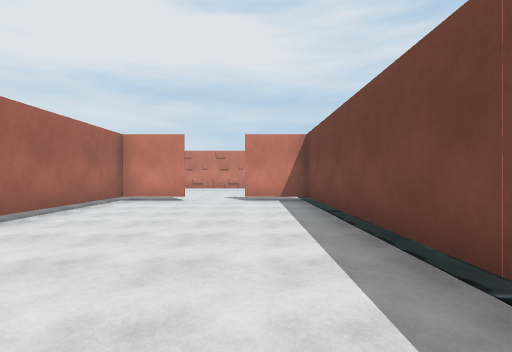
[1] (above)

24 first-person views from a walk through a scene from a Unity 3-D project. The camera is 1.4 m above the floor, looks level and sees 85° across. The floor is counted in squares, 2 m on a side. Each view is taken from the middle of a square. On the plan, view 1 faces up. The plan holds only what a view shows up to about 9 squares ahead; the rest is blank. The place goes on beyond the plan. The player is left out. Some surface patterns are stand-ins.

[2]
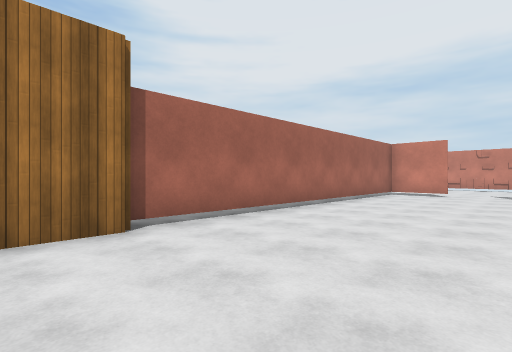

[3]
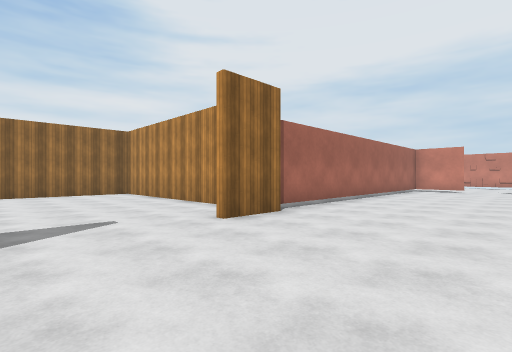

[4]
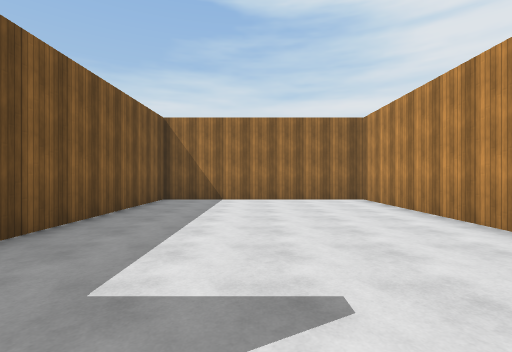

[5]
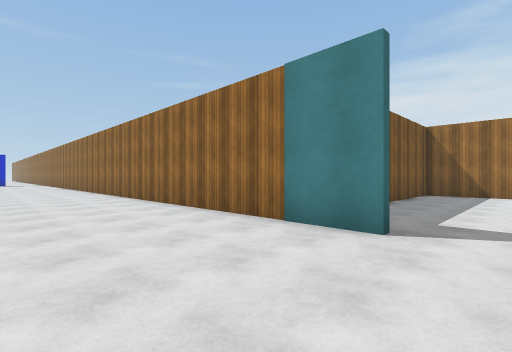

[6]
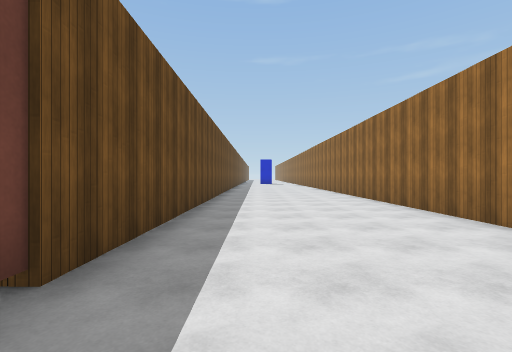

[7]
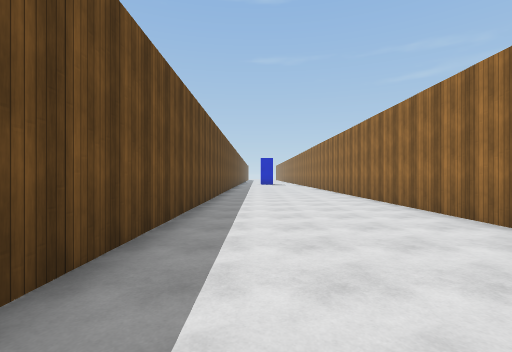

[8]
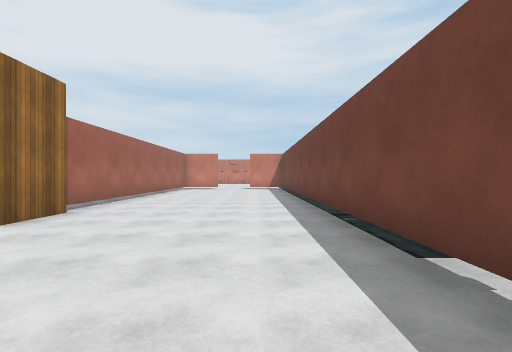

[9]
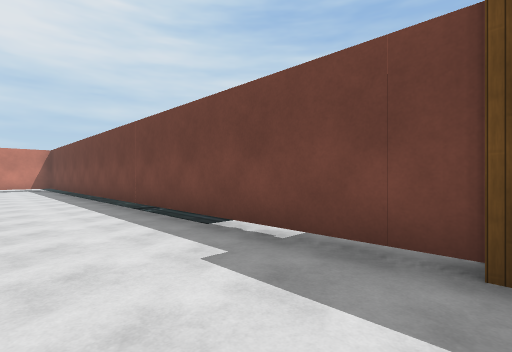

[10]
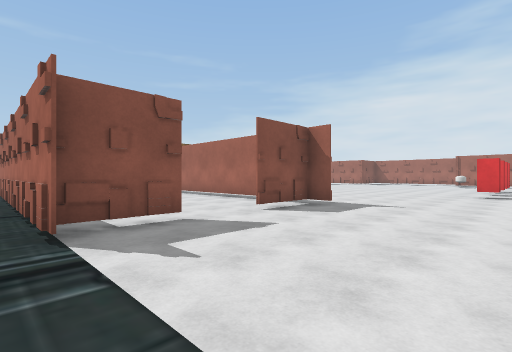

[11]
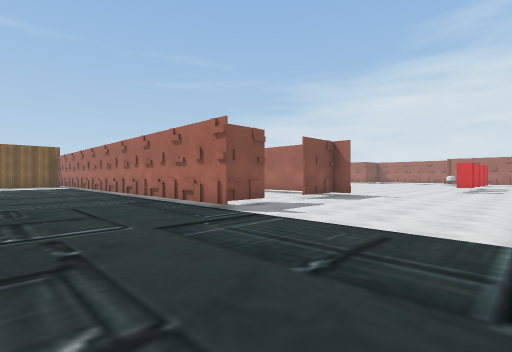

[12]
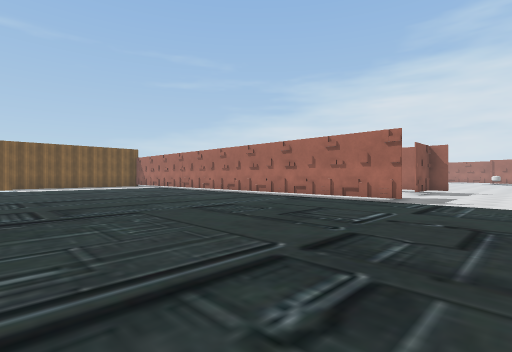

[13]
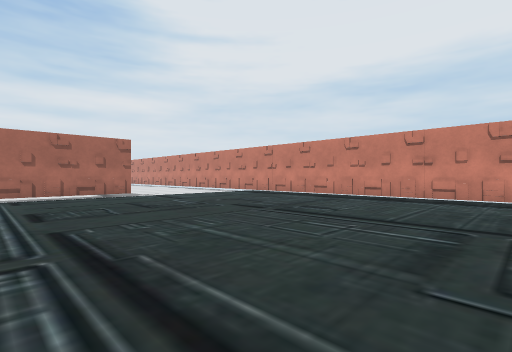

[14]
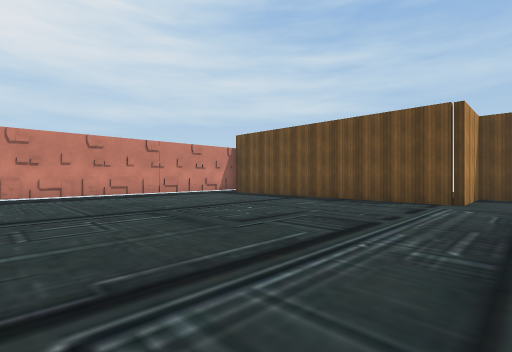

[15]
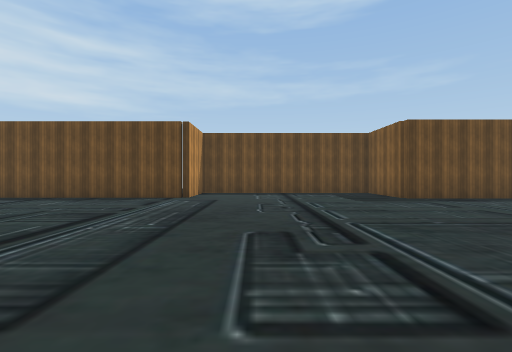

[16]
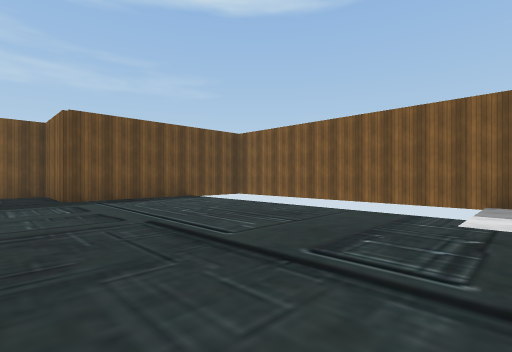

[17]
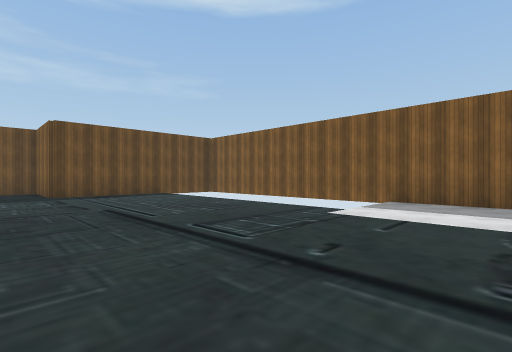

[18]
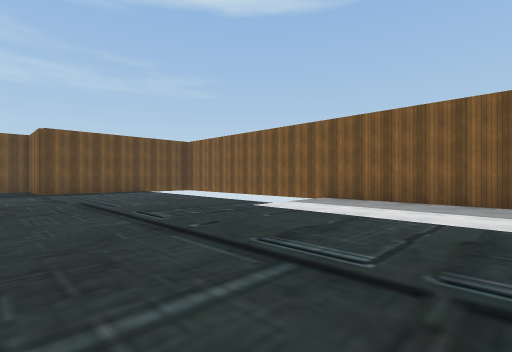

[19]
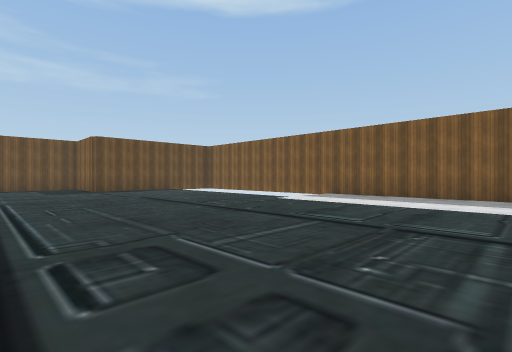

[20]
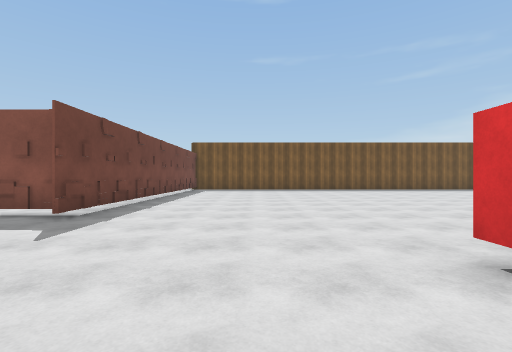

[21]
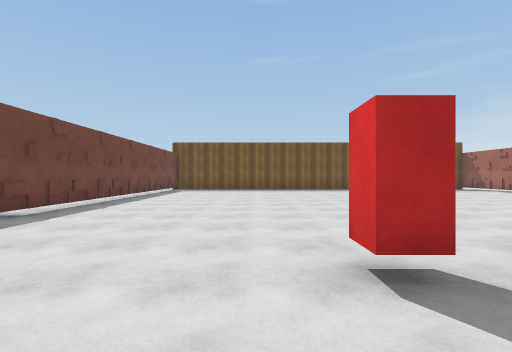

[22]
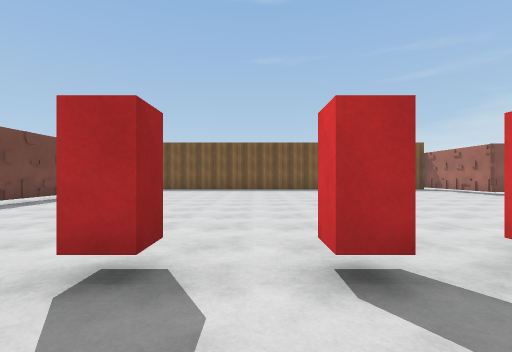

[23]
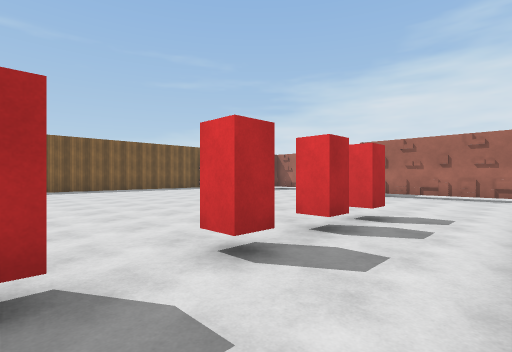

[24]
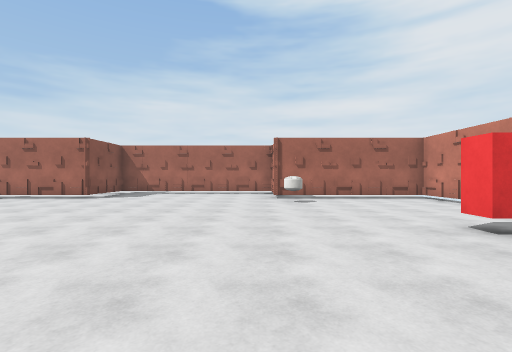

### Floor plan
Key: @ floor where view 1 was taken; # wall or solid block; . floor; B red block; O other object.
Columns run from 19 left of view 1 to 18 right of it. Each row starts with its distance up from view 1.
 14 ###                      #######
 13 #............  .................
 12 #................................
 11 #....B.BB.B....................... #
 10 #..................................#
  9 #O.................................#
  8 ...............##..##..............#
  7 ...............#....#..............#
  6 ...............#....#..............###
  5 ...............#....#.................
  4 ...............#....#................
  3 .....  ..      #....#...............
  2 #...           #....#...............
  1 #..            #....#...............
  0 #              #...@#...............
 -1                #....#.................
 -2        #########....#..............###
 -3        #.......#....#..............#
 -4        #............#..............#
 -5        #............#..............#
 -6        #............#......
 -7        #.......#....##.....
 -8        #########.....#######
 -9                #.....#
-10                #.....#
-11                #.....#
-12                #.....#
-13                #.....#
-14                #.....#
-15                #.....#
-16                #.....#
-17                #.....#

Positions as (right, up) in squares from view 1, and headings:
1: (0, 0), facing up
2: (0, -3), facing up-left
3: (0, -6), facing up-left
4: (-3, -5), facing left
5: (0, -5), facing down-left
6: (0, -6), facing down
7: (0, -8), facing down
8: (0, -7), facing up
9: (-1, -8), facing up-right
10: (2, 12), facing down-left
11: (5, 13), facing down-left
12: (9, 11), facing down-left
13: (11, 5), facing up-left
14: (8, 4), facing up-right
15: (7, 3), facing right
16: (7, 0), facing down-right
17: (5, 0), facing down-right
18: (3, 0), facing down-right
19: (2, 2), facing down-right
20: (-7, 13), facing down
21: (-8, 13), facing down
22: (-10, 13), facing down
23: (-9, 13), facing down-left
24: (-10, 8), facing left
